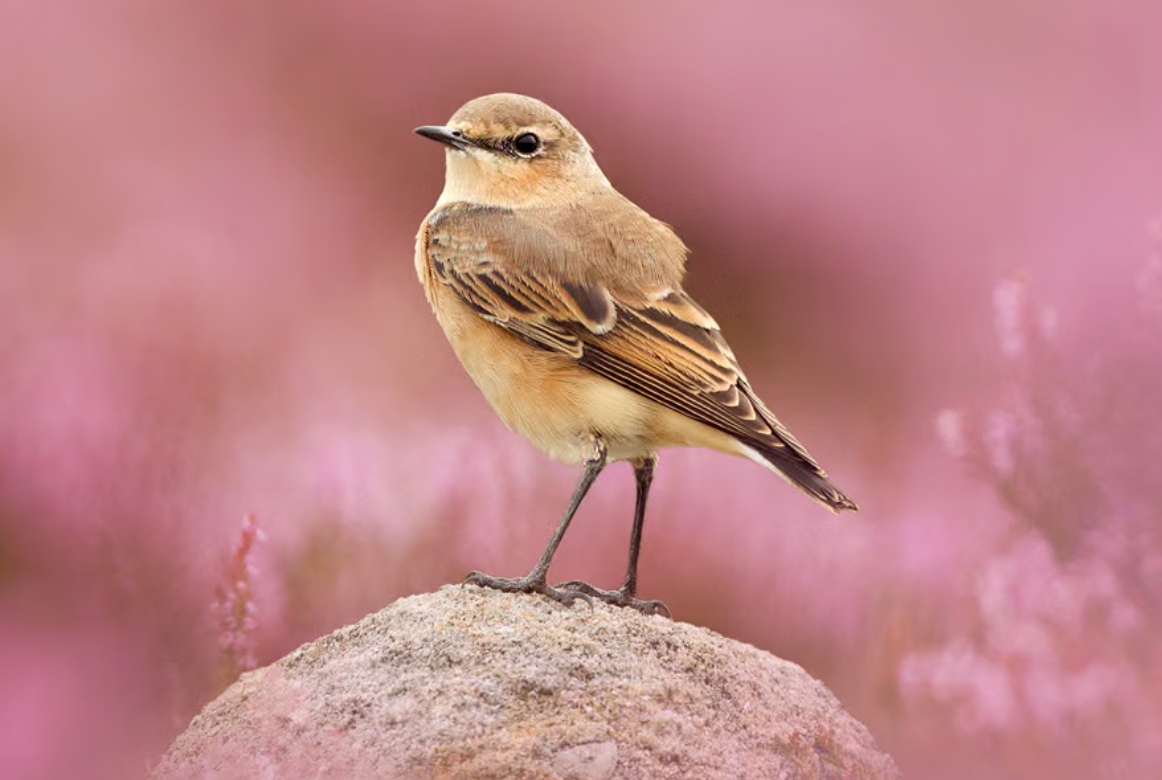
#> input picture bird_img.png, 1162 x 780 px, given in place of the camera
$ jupyter execute 05_video_Camera_prop.ipynb
#> lines starting #> are read from the running program, lines starting #| are printed output that depends on the picture
[cell 1]
import cv2 as cv
print(cv.__version__)

import numpy as np
print(np.__version__)

import matplotlib.pyplot as plt

import time

[cell 2]
cap = cv.VideoCapture(0)
# 检查摄像头是否成功打开
if not cap.isOpened():
    print("Error: Could not open camera.")
    exit()
print("success: camera can open.")

[cell 3]
# 获取设备属性
def GetDeviceProp(cap):
    # 获取并打印常见参数
    props = {
        'CAP_PROP_FRAME_WIDTH': cv.CAP_PROP_FRAME_WIDTH,
        'CAP_PROP_FRAME_HEIGHT': cv.CAP_PROP_FRAME_HEIGHT,
        'CAP_PROP_FPS': cv.CAP_PROP_FPS,
        'CAP_PROP_BRIGHTNESS': cv.CAP_PROP_BRIGHTNESS,
        'CAP_PROP_CONTRAST': cv.CAP_PROP_CONTRAST,
        'CAP_PROP_SATURATION': cv.CAP_PROP_SATURATION,
        'CAP_PROP_HUE': cv.CAP_PROP_HUE,
        'CAP_PROP_GAIN': cv.CAP_PROP_GAIN,
        'CAP_PROP_EXPOSURE': cv.CAP_PROP_EXPOSURE,
        'CAP_PROP_AUTO_EXPOSURE': cv.CAP_PROP_AUTO_EXPOSURE,
        'CAP_PROP_FOCUS': cv.CAP_PROP_FOCUS,
        'CAP_PROP_AUTOFOCUS': cv.CAP_PROP_AUTOFOCUS,
    }
    print("当前摄像头参数：")
    for name, prop_id in props.items():
        value = cap.get(prop_id)
        print(f"{name:25} : {value}")

GetDeviceProp(cap)

[cell 4]
# 获取当前分辨率
width = cap.get(cv.CAP_PROP_FRAME_WIDTH)
height = cap.get(cv.CAP_PROP_FRAME_HEIGHT)
fps = cap.get(cv.CAP_PROP_FPS)

print(f"分辨率: {int(width)} x {int(height)}")
print(f"帧率: {fps} FPS")

# 设置分辨率和帧率
cap.set(cv.CAP_PROP_FRAME_WIDTH, 1920)
cap.set(cv.CAP_PROP_FRAME_HEIGHT, 1080)
cap.set(cv.CAP_PROP_FPS, 60)

width = cap.get(cv.CAP_PROP_FRAME_WIDTH)
height = cap.get(cv.CAP_PROP_FRAME_HEIGHT)
fps = cap.get(cv.CAP_PROP_FPS)

print(f"分辨率: {int(width)} x {int(height)}")
print(f"帧率: {fps} FPS")
GetDeviceProp(cap)
#> further down, frame is the input picture: shape (780, 1162, 3); mean B, G, R 134.2, 131.8, 191.9

[cell 5]
# 水平进项帧数据
def FrameFlip(frame):
    # 1. 左右镜像（水平翻转）
    flipped_frame = cv.flip(frame, 1)  # 1 表示水平翻转，0 是垂直，-1 是同时翻转
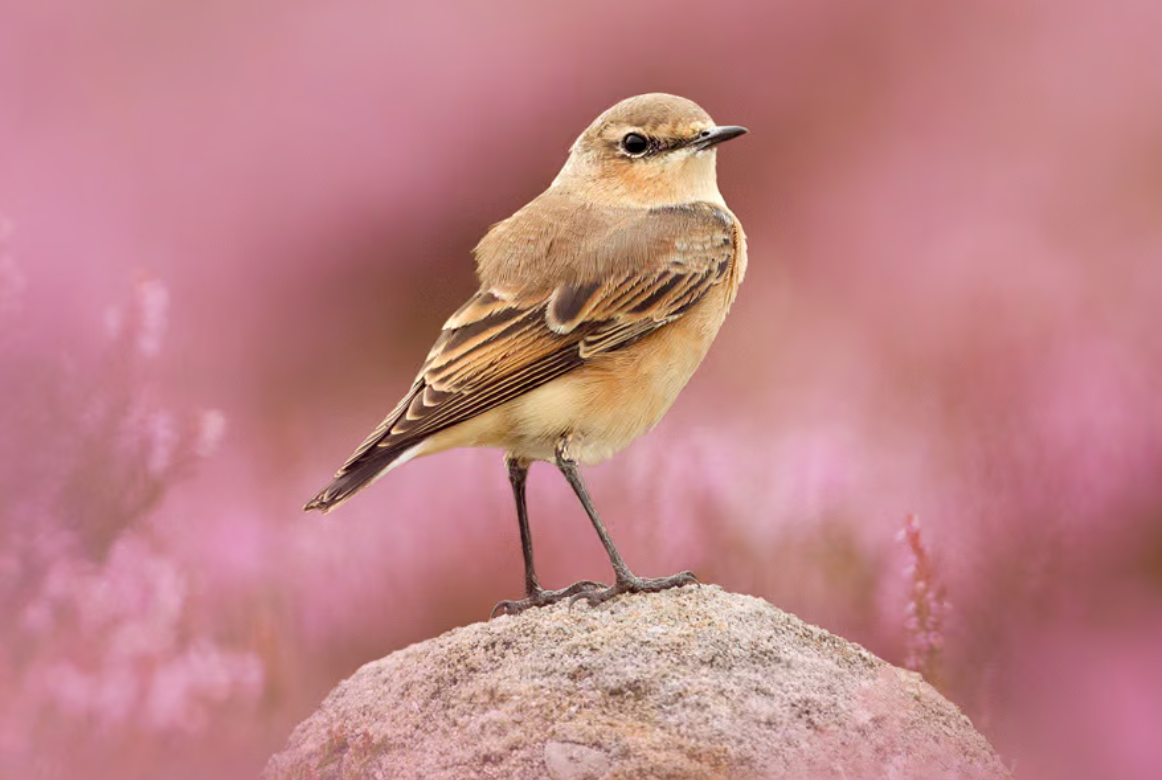
#> flipped_frame: shape (780, 1162, 3); mean B, G, R 134.2, 131.8, 191.9
    return flipped_frame

[cell 6]
# HSV颜色亮度调整
"""
通过 HSV 色彩空间提升图像亮度（仅调整 V 通道）

参数:
    frame (np.ndarray): 输入图像，BGR 格式，uint8 类型
    value_delta (int): 亮度增加值（可正可负），默认 +6

返回:
    np.ndarray: 亮度增强后的 BGR 图像
"""
def EnhanceBrightnessHsv(frame):
    if frame is None or frame.size == 0:
        raise ValueError("输入帧为空或无效")
    hsvFrame = cv.cvtColor(frame, cv.COLOR_BGR2HSV)
#> hsvFrame: shape (780, 1162, 3); mean H, S, V 110.1, 88.6, 191.9
    # 提高亮度
    value_delta = 6
    # 分离通道
    h, s, v = cv.split(hsvFrame)
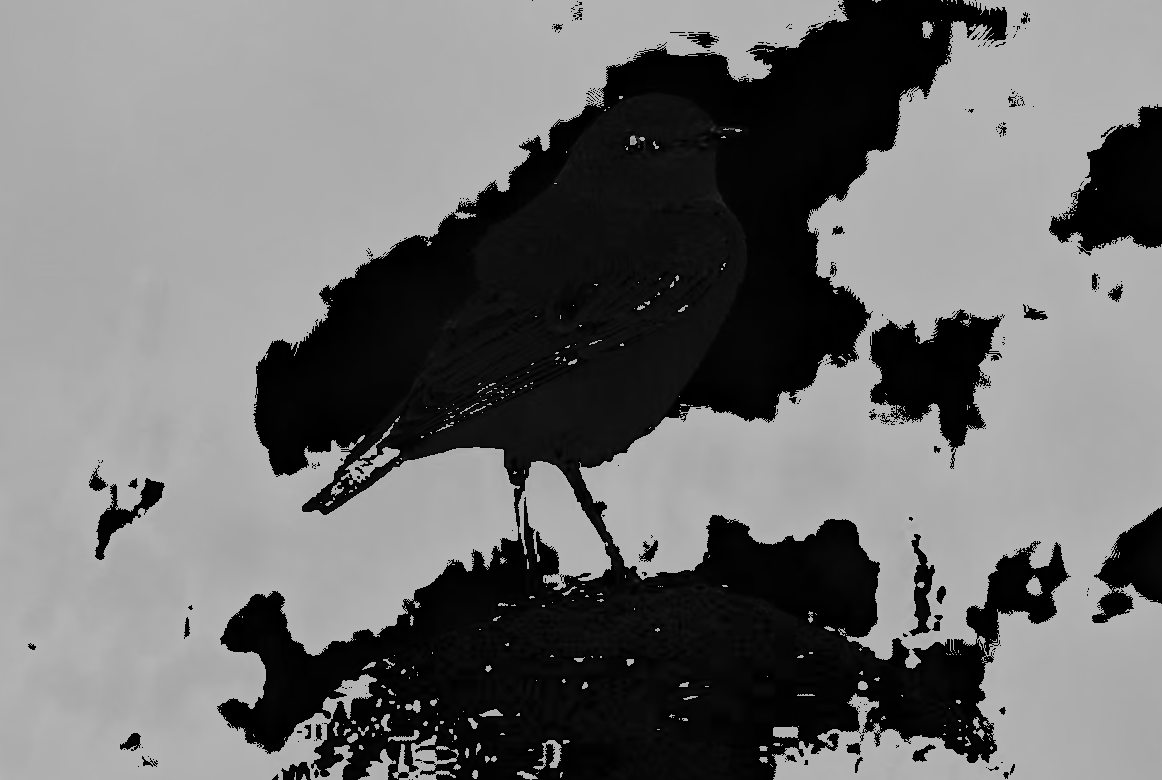
#> h: shape (780, 1162); min 0, max 179, mean 110.1
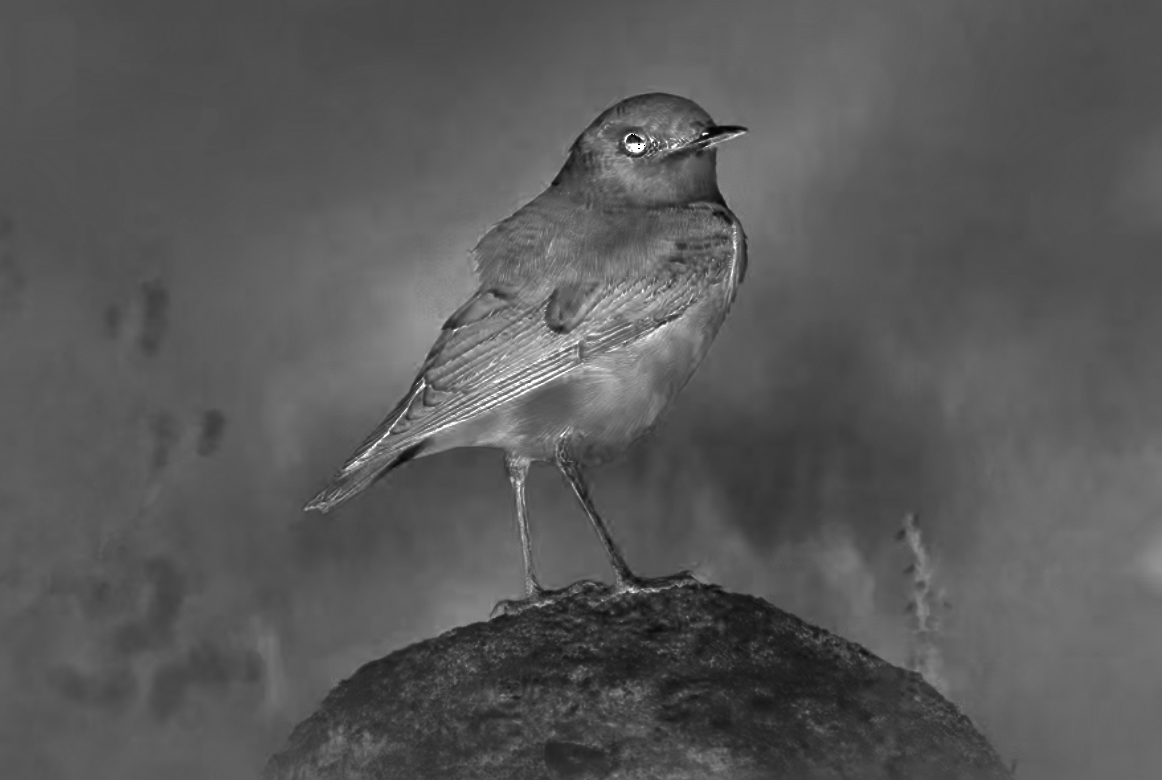
#> s: shape (780, 1162); min 0, max 255, mean 88.6
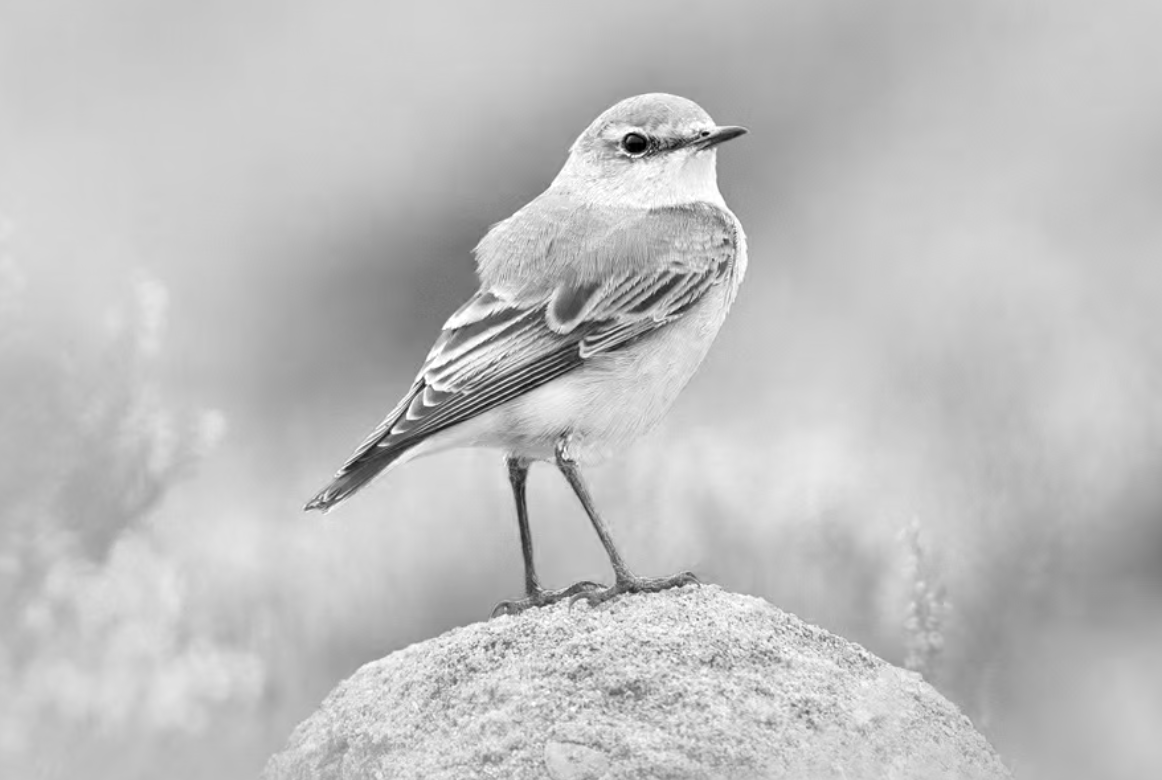
#> v: shape (780, 1162); min 0, max 255, mean 191.9
    v = np.clip(v.astype(np.int16) + value_delta, 0, 255).astype(np.uint8)
    # 合并通道
    hsvFrame = cv.merge([h, s, v])
#> hsvFrame: shape (780, 1162, 3); mean H, S, V 110.1, 88.6, 197.9
    bgrFrame = cv.cvtColor(hsvFrame, cv.COLOR_HSV2BGR)
    return bgrFrame

[cell 7]
# 读取视频帧
while True:
    ret, frame = cap.read()
    # 如果读取到最后一帧，退出循环
    if not ret:
        break

    frame = FrameFlip(frame)
    frame = EnhanceBrightnessHsv(frame)
    # 显示帧
    cv.imshow('Video', frame)

    # 手动操作指令
    key = cv.waitKey(1) & 0xFF
#> (key q is pressed here)
    if key == ord('s'):
        filename = f"snapshot_{int(time.time())}.jpg"
        cv.imwrite(filename, frame)
        print("截图已保存！")
    elif key == ord('q'):
            break

# 释放资源
cap.release()
cv.destroyAllWindows()
